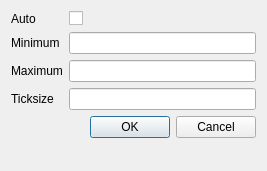
<?xml version="1.0" encoding="UTF-8"?>
<ui version="4.0">
 <class>QAxisDialog</class>
 <widget class="QDialog" name="QAxisDialog">
  <property name="geometry">
   <rect>
    <x>0</x>
    <y>0</y>
    <width>267</width>
    <height>171</height>
   </rect>
  </property>
  <property name="windowTitle">
   <string>Dialog</string>
  </property>
  <layout class="QFormLayout" name="formLayout">
   <item row="0" column="0">
    <widget class="QLabel" name="label_auto">
     <property name="text">
      <string>Auto</string>
     </property>
    </widget>
   </item>
   <item row="0" column="1">
    <widget class="QCheckBox" name="checkBox">
     <property name="layoutDirection">
      <enum>Qt::LeftToRight</enum>
     </property>
     <property name="text">
      <string/>
     </property>
     <property name="tristate">
      <bool>false</bool>
     </property>
    </widget>
   </item>
   <item row="1" column="0">
    <widget class="QLabel" name="label_minimum">
     <property name="text">
      <string>Minimum</string>
     </property>
    </widget>
   </item>
   <item row="1" column="1">
    <widget class="QLineEdit" name="lineEdit_minimum">
     <property name="inputMethodHints">
      <set>Qt::ImhDigitsOnly</set>
     </property>
    </widget>
   </item>
   <item row="2" column="0">
    <widget class="QLabel" name="label_maximum">
     <property name="text">
      <string>Maximum</string>
     </property>
    </widget>
   </item>
   <item row="2" column="1">
    <widget class="QLineEdit" name="lineEdit_maximum">
     <property name="inputMethodHints">
      <set>Qt::ImhDigitsOnly</set>
     </property>
    </widget>
   </item>
   <item row="3" column="0">
    <widget class="QLabel" name="label_ticksize">
     <property name="text">
      <string>Ticksize</string>
     </property>
    </widget>
   </item>
   <item row="3" column="1">
    <widget class="QLineEdit" name="lineEdit_ticksize">
     <property name="inputMethodHints">
      <set>Qt::ImhDigitsOnly</set>
     </property>
    </widget>
   </item>
   <item row="4" column="1">
    <widget class="QDialogButtonBox" name="buttonBox">
     <property name="orientation">
      <enum>Qt::Horizontal</enum>
     </property>
     <property name="standardButtons">
      <set>QDialogButtonBox::Cancel|QDialogButtonBox::Ok</set>
     </property>
    </widget>
   </item>
  </layout>
 </widget>
 <resources/>
 <connections>
  <connection>
   <sender>buttonBox</sender>
   <signal>accepted()</signal>
   <receiver>QAxisDialog</receiver>
   <slot>accept()</slot>
   <hints>
    <hint type="sourcelabel">
     <x>257</x>
     <y>149</y>
    </hint>
    <hint type="destinationlabel">
     <x>157</x>
     <y>170</y>
    </hint>
   </hints>
  </connection>
  <connection>
   <sender>buttonBox</sender>
   <signal>rejected()</signal>
   <receiver>QAxisDialog</receiver>
   <slot>reject()</slot>
   <hints>
    <hint type="sourcelabel">
     <x>257</x>
     <y>155</y>
    </hint>
    <hint type="destinationlabel">
     <x>266</x>
     <y>170</y>
    </hint>
   </hints>
  </connection>
 </connections>
</ui>
